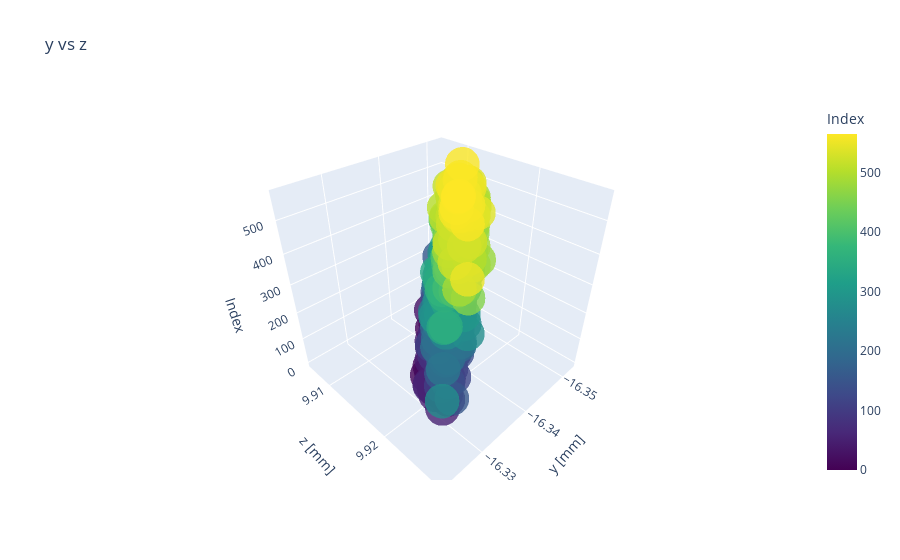

The cell this chart's notebook holds for it:
### Code cell
a = 1
b = 2

measured2D = go.Scatter3d(x=locpred[:,a], y=locpred[:,b], z=np.array(range(len(locpred[:,a]))), mode='markers', marker=dict(
        size=12,
        color=np.array(range(len(locpred[:,a]))),                # set color to an array/list of desired values
        colorbar=dict(
            title="Index"
        ),
        colorscale='Viridis',   # choose a colorscale
        opacity=0.8
    ))
#calc2D = go.Scatter(x=locact[:,a], y=locact[:,b], mode='markers')
layout = go.Layout(title='y vs z', scene=dict(xaxis_title='y [mm]', yaxis_title='z [mm]', zaxis_title='Index'))
fig2 = go.Figure(data=[measured2D], layout=layout)
fig2.update_yaxes(scaleanchor='x')
fig2.show()

### Figure 1 — Plotly figure (JSON) as saved in the notebook; plotly's stock layout.template omitted (floating-point values rounded to 4 significant figures; data arrays with more than 128 entries replaced by an {"elided": "..."} marker saying what was removed)
{"data": [{"marker": {"color": {"elided": "566 int values"}, "colorbar": {"title": {"text": "Index"}}, "colorscale": [[0, "#440154"], [0.1111, "#482878"], [0.2222, "#3e4989"], [0.3333, "#31688e"], [0.4444, "#26828e"], [0.5556, "#1f9e89"], [0.6667, "#35b779"], [0.7778, "#6ece58"], [0.8889, "#b5de2b"], [1, "#fde725"]], "opacity": 0.8, "size": 12}, "mode": "markers", "type": "scatter3d", "x": {"elided": "566 float values"}, "y": {"elided": "566 float values"}, "z": {"elided": "566 int values"}}], "layout": {"scene": {"xaxis": {"title": {"text": "y [mm]"}}, "yaxis": {"title": {"text": "z [mm]"}}, "zaxis": {"title": {"text": "Index"}}}, "title": {"text": "y vs z"}, "yaxis": {"scaleanchor": "x"}}}
